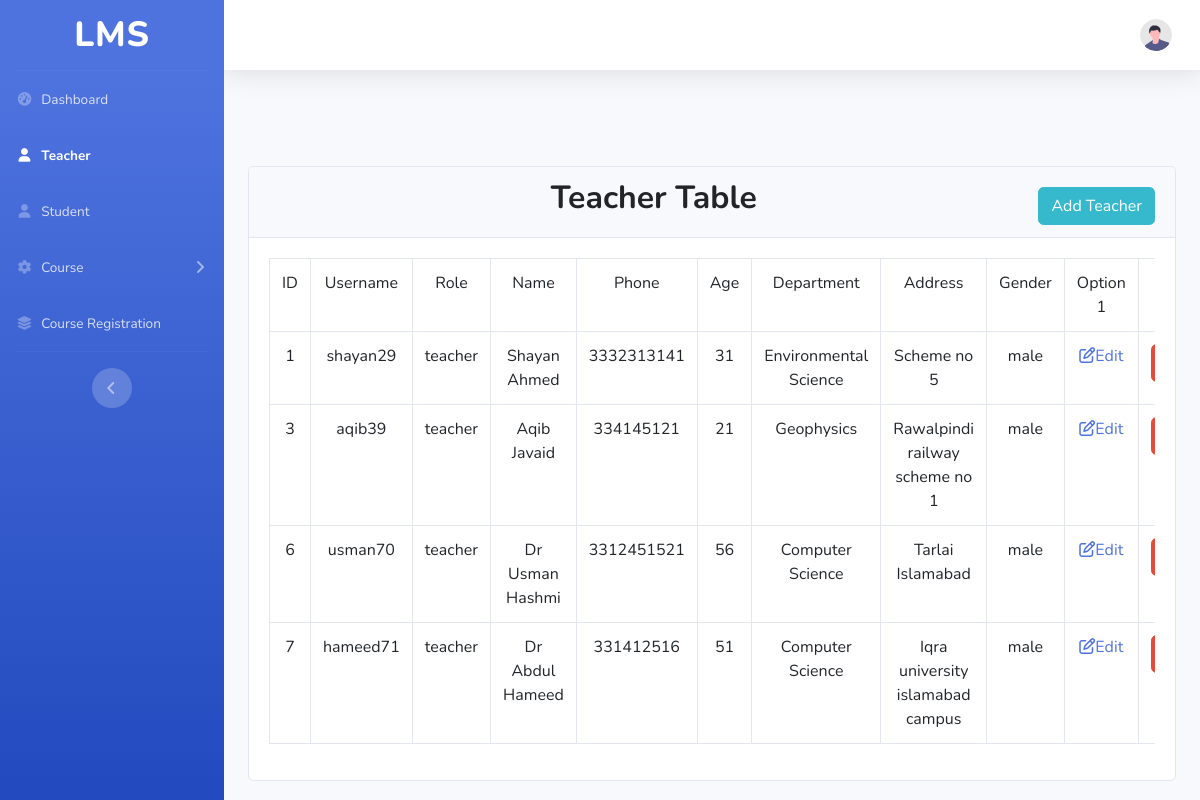
Page /Admin/teacherinfo.php on the committed database.
### tables this page shows
CREATE TABLE `personal_info` (
  `id` int NOT NULL,
  `username` varchar(255) NOT NULL,
  `role` varchar(255) NOT NULL,
  `name` varchar(255) NOT NULL,
  `phone` bigint NOT NULL,
  `age` int NOT NULL,
  `department` varchar(255) NOT NULL,
  `address` varchar(255) NOT NULL,
  `gender` varchar(11) NOT NULL
);

### Admin/teacherinfo.php (the view, shortened to what this page needs)
<?php
$connect = mysqli_connect('localhost', 'root', '', 'lms');
$tquery = "SELECT * from personal_info where role='teacher';";
$tresult = mysqli_query($connect, $tquery);
?>
<!DOCTYPE html>
<html lang="en">
<head>
    <link rel="stylesheet" href="https://cdnjs.cloudflare.com/ajax/libs/font-awesome/5.7.1/css/all.min.css">
    <link href="https://cdn.jsdelivr.net/npm/bootstrap@5.3.0-alpha1/dist/css/bootstrap.min.css" rel="stylesheet">
    <link rel="stylesheet" href="https://cdnjs.cloudflare.com/ajax/libs/font-awesome/5.7.1/css/all.min.css">
    <link href="../vendor/fontawesome-free/css/all.min.css" rel="stylesheet" type="text/css">
    <link href="../css/sb-admin-2.min.css" rel="stylesheet">
</head>
<body id="page-top">
    <div id="wrapper">
        <ul class="navbar-nav bg-gradient-primary sidebar sidebar-dark accordion" id="accordionSidebar">
            <a class="sidebar-brand d-flex align-items-center justify-content-center" href="index.html">
                <div class="sidebar-brand-text mx-3">LMS</div>
            </a>
            <hr class="sidebar-divider my-0">
            <li class="nav-item">
                <a class="nav-link" href="/LMSDashboard/Admin/index.php">
                    <i class="fas fa-fw fa-tachometer-alt"></i>
                    <span>Dashboard</span></a>
            </li>
            <li class="nav-item active">
                <a class="nav-link" href="/LMSDashboard/Admin/teacherinfo.php">
                    <i class="fas fa-fw fa-light fa-user"></i>
                    <span>Teacher</span></a>
            </li>
            <li class="nav-item">
                <a class="nav-link" href="/LMSDashboard/Admin/studentinfo.php">
                    <i class="fas fa-fw fa-light fa-user"></i>
                    <span>Student</span></a>
            </li>
            <li class="nav-item">
                <a class="nav-link collapsed" href="#" data-toggle="collapse" data-target="#collapseTwo"
                    aria-expanded="true" aria-controls="collapseTwo">
                    <i class="fas fa-fw fa-cog"></i>
                    <span>Course</span>
                </a>
            </li>
            <li class="nav-item">
                <a class="nav-link" href="/LMSDashboard/Admin/course_registration.php">
                    <i class="fas fa-fw fa-light fa-layer-group"></i>
                    <span>Course Registration</span></a>
            </li>
            <hr class="sidebar-divider d-none d-md-block">
            <div class="text-center d-none d-md-inline">
                <button class="rounded-circle border-0" id="sidebarToggle"></button>
            </div>
        </ul>
        <div id="content-wrapper" class="d-flex flex-column">
            <div id="content">
                <nav class="navbar navbar-expand navbar-light bg-white topbar mb-4 static-top shadow">
                    <ul class="navbar-nav ml-auto">
                        <li class="nav-item dropdown no-arrow">
                            <a class="nav-link dropdown-toggle" href="#" id="userDropdown" role="button" data-toggle="dropdown" aria-haspopup="true" aria-expanded="false">
                                <img class="img-profile rounded-circle" src="../img/undraw_profile.svg">
                            </a>
                        </li>
                    </ul>
                </nav>
                <div class="container-fluid">
                    <div class="row mt-5">
                        <div class="col">
                            <div class="card mt-5">
                                <div class="card-header">
                                    <h2 class="display-8 text-center font-weight-bolder">Teacher Table<a href="/LMSDashboard/Admin/create_teacher.php"><button class="btn btn-info mt-2">Add Teacher</button></a></h2>
                                </div>
                                <div class="card-body">
                                    <div class="table-responsive">
                                        <table class="table table-bordered text-center">
                                            <tr class="bg-primary text-white">
                                                <td>ID</td>
                                                <td>Username</td>
                                                <td>Role</td>
                                                <td>Name</td>
                                                <td>Phone</td>
                                                <td>Age</td>
                                                <td>Department</td>
                                                <td>Address</td>
                                                <td>Gender</td>
                                                <td>Option 1</td>
                                                <td>Option 2</td>
                                            </tr>
                                            <tr>
                                                <?php
                                                while ($row = mysqli_fetch_assoc($tresult)) {
                                                ?>
                                                    <td><?php echo $row['id'] ?></td>
                                                    <td><?php echo $row['username'] ?></td>
                                                    <td><?php echo $row['role'] ?></td>
                                                    <td><?php echo $row['name'] ?></td>
                                                    <td><?php echo $row['phone'] ?></td>
                                                    <td><?php echo $row['age'] ?></td>
                                                    <td><?php echo $row['department'] ?></td>
                                                    <td><?php echo $row['address'] ?></td>
                                                    <td><?php echo $row['gender'] ?></td>
                                                    <td><a href="/LMSDashboard/Admin/edit_teacher.php?update=<?php echo $row['username'] ?>"><i class="fa fa-edit"></i>Edit</a></td>
                                                    <td><button type="button" class="btn btn-danger" data-bs-toggle="modal" data-bs-target="#staticBackdrop<?php echo $row['id'] ?>">Delete</button></td>
                                            </tr>
                                        <?php
                                                }
                                        ?>
                                        </table>
                                    </div>
                                </div>
                            </div>
                        </div>
                    </div>
                </div>
            </div>
        </div>
</body>
</html>

### Admin/teacherinfo.php (style rules this page uses)
.sidebar-brand-text { font-size: 35px; }
.mt-2 { float: right; }

### rows in the picture
personal_info: id "1", username "shayan29", role "teacher", name "Shayan Ahmed", phone "3332313141", age "31", department "Environmental Science", address "Scheme no 5", gender "male"
personal_info: id "3", username "aqib39", role "teacher", name "Aqib Javaid", phone "334145121", age "21", department "Geophysics", address "Rawalpindi railway scheme no 1", gender "male"
personal_info: id "6", username "usman70", role "teacher", name "Dr Usman Hashmi", phone "3312451521", age "56", department "Computer Science", address "Tarlai Islamabad", gender "male"
personal_info: id "7", username "hameed71", role "teacher", name "Dr Abdul Hameed", phone "331412516", age "51", department "Computer Science", address "Iqra university islamabad campus", gender "male"
